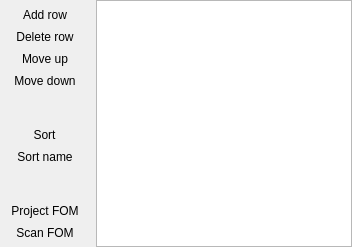
<?xml version="1.0" encoding="UTF-8"?>
<ui version="4.0">
  <class>ParameterGrid</class>
  <widget class="QWidget" name="ParameterGrid">
    <layout class="QHBoxLayout" name="horizontalLayout">
      <property name="leftMargin">
        <number>0</number>
      </property>
      <property name="topMargin">
        <number>0</number>
      </property>
      <property name="rightMargin">
        <number>0</number>
      </property>
      <property name="bottomMargin">
        <number>0</number>
      </property>
      <item>
        <widget class="QToolBar" name="toolbar">
          <property name="orientation">
            <enum>Qt::Vertical</enum>
          </property>
          <addaction name="actionAddRow"/>
          <addaction name="actionDeleteRow"/>
          <addaction name="actionMoveUp"/>
          <addaction name="actionMoveDown"/>
          <addaction name="separator1"/>
          <addaction name="actionSort"/>
          <addaction name="actionSortName"/>
          <addaction name="separator2"/>
          <addaction name="actionProjectFom"/>
          <addaction name="actionScanFom"/>
        </widget>
      </item>
      <item>
        <widget class="QTableWidget" name="parameterTable"/>
      </item>
    </layout>
    <action name="actionAddRow">
      <property name="icon">
        <iconset>
          <normaloff>:/main_gui/add.png</normaloff>
          <normalon>:/main_gui/add.png</normalon>
        </iconset>
      </property>
      <property name="text">
        <string>Add row</string>
      </property>
      <property name="toolTip">
        <string>Insert a new parameter row</string>
      </property>
    </action>
    <action name="actionDeleteRow">
      <property name="icon">
        <iconset>
          <normaloff>:/main_gui/delete.png</normaloff>
          <normalon>:/main_gui/delete.png</normalon>
        </iconset>
      </property>
      <property name="text">
        <string>Delete row</string>
      </property>
      <property name="toolTip">
        <string>Delete selected parameter row(s)</string>
      </property>
    </action>
    <action name="actionMoveUp">
      <property name="icon">
        <iconset>
          <normaloff>:/main_gui/move_up.png</normaloff>
          <normalon>:/main_gui/move_up.png</normalon>
        </iconset>
      </property>
      <property name="text">
        <string>Move up</string>
      </property>
      <property name="toolTip">
        <string>Move selected row up</string>
      </property>
    </action>
    <action name="actionMoveDown">
      <property name="icon">
        <iconset>
          <normaloff>:/main_gui/move_down.png</normaloff>
          <normalon>:/main_gui/move_down.png</normalon>
        </iconset>
      </property>
      <property name="text">
        <string>Move down</string>
      </property>
      <property name="toolTip">
        <string>Move selected row down</string>
      </property>
    </action>
    <action name="separator1">
      <property name="separator">
        <bool>true</bool>
      </property>
    </action>
    <action name="actionSort">
      <property name="icon">
        <iconset>
          <normaloff>:/main_gui/sort.png</normaloff>
          <normalon>:/main_gui/sort.png</normalon>
        </iconset>
      </property>
      <property name="text">
        <string>Sort</string>
      </property>
      <property name="toolTip">
        <string>Sort parameters by attribute</string>
      </property>
    </action>
    <action name="actionSortName">
      <property name="icon">
        <iconset>
          <normaloff>:/main_gui/sort2.png</normaloff>
          <normalon>:/main_gui/sort2.png</normalon>
        </iconset>
      </property>
      <property name="text">
        <string>Sort name</string>
      </property>
      <property name="toolTip">
        <string>Sort parameters by object name</string>
      </property>
    </action>
    <action name="separator2">
      <property name="separator">
        <bool>true</bool>
      </property>
    </action>
    <action name="actionProjectFom">
      <property name="icon">
        <iconset>
          <normaloff>:/main_gui/par_proj.png</normaloff>
          <normalon>:/main_gui/par_proj.png</normalon>
        </iconset>
      </property>
      <property name="text">
        <string>Project FOM</string>
      </property>
      <property name="toolTip">
        <string>Project FOM for selected parameter</string>
      </property>
    </action>
    <action name="actionScanFom">
      <property name="icon">
        <iconset>
          <normaloff>:/main_gui/par_scan.png</normaloff>
          <normalon>:/main_gui/par_scan.png</normalon>
        </iconset>
      </property>
      <property name="text">
        <string>Scan FOM</string>
      </property>
      <property name="toolTip">
        <string>Scan FOM for selected parameter</string>
      </property>
    </action>
  </widget>
  <resources/>
  <connections/>
</ui>
